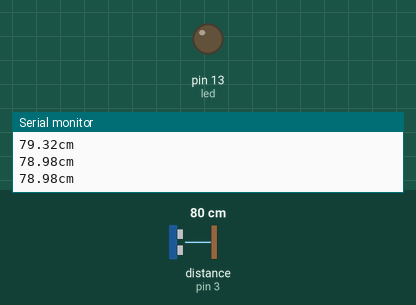
Recording of a sketch running on a simulated Arduino Uno, built with avr-gcc and run on an emulated ATmega328P. Parts: output pins drawn as LEDs (lit = HIGH), the last lines printed to the serial monitor. Wiring (inferred from the names in the program): ultrasonic range finder: trigger pin 5; echo pin 3. The inputs (shaded band) are chosen by the test bench; at power-on: distance to the obstacle (sensor on pin 3) 80 cm. The echo pulse lasts 58.3 µs per cm; pins used as bus, display or sensor lines are not drawn.

Above: at 1.3 s.
1.4 s: distance to the obstacle (sensor on pin 3) set to 7 cm
2.9 s: distance to the obstacle (sensor on pin 3) set to 4 cm
At 4.2 s:
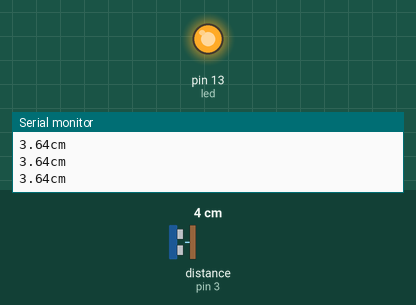
4.5 s: distance to the obstacle (sensor on pin 3) set to 9 cm
At 5.5 s:
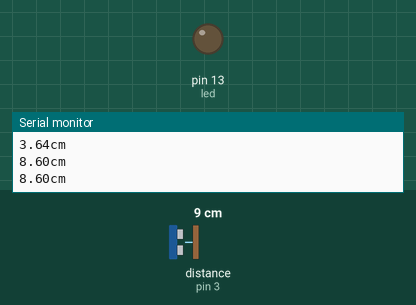
6.0 s: distance to the obstacle (sensor on pin 3) set to 2 cm
At 6.8 s:
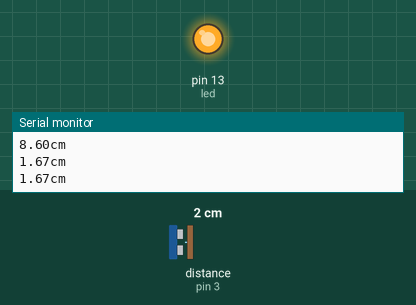
Timing chart, 0 to 8.5 s (numbered marks = the images above; inputs shaded):
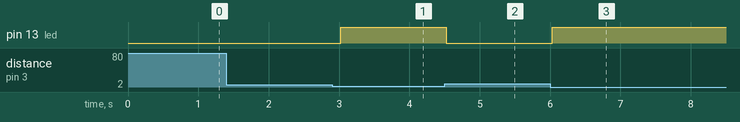

Measured:
- the behaviour switches between 6 and 5 cm on distance to the obstacle (sensor on pin 3) (found by bisection; images 0 and 1)
- after the input at 2.9 s, pin 13 (led): LOW → HIGH after 0.12 s
- after the input at 4.5 s, pin 13 (led): HIGH → LOW at once
- after the input at 6.0 s, pin 13 (led): LOW → HIGH at once

The sketch:

hc_sr_04.ino
```cpp
int trig = 5;
int led = 13;
int echo = 3;
long duration;
float dis;
void setup()
{
  pinMode(led, OUTPUT);
   pinMode(echo, INPUT);
  pinMode(trig, OUTPUT);
Serial.begin(9600);

}

void loop()
{
  digitalWrite(trig, LOW);
  delayMicroseconds(2);
  digitalWrite(trig, HIGH);
  delayMicroseconds(10);
  digitalWrite(trig, LOW);
  duration = pulseIn(echo, HIGH);
  dis = duration/2/29.412;
  if (dis < 5) digitalWrite(led, HIGH);
  else digitalWrite(led, LOW);
  Serial.print(dis);
  Serial.println("cm");
  delay(500);

}
```
